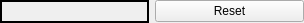
<?xml version="1.0" encoding="UTF-8"?>
<ui version="4.0">
 <class>ColorSelector</class>
 <widget class="QWidget" name="ColorSelector">
  <property name="geometry">
   <rect>
    <x>0</x>
    <y>0</y>
    <width>304</width>
    <height>23</height>
   </rect>
  </property>
  <property name="windowTitle">
   <string>Form</string>
  </property>
  <layout class="QHBoxLayout" name="horizontalLayout">
   <property name="leftMargin">
    <number>0</number>
   </property>
   <property name="topMargin">
    <number>0</number>
   </property>
   <property name="rightMargin">
    <number>0</number>
   </property>
   <property name="bottomMargin">
    <number>0</number>
   </property>
   <item>
    <widget class="QFrame" name="frSelectColor">
     <property name="frameShape">
      <enum>QFrame::Box</enum>
     </property>
     <property name="frameShadow">
      <enum>QFrame::Plain</enum>
     </property>
     <property name="lineWidth">
      <number>2</number>
     </property>
    </widget>
   </item>
   <item>
    <widget class="QPushButton" name="pbResetColor">
     <property name="text">
      <string>Reset</string>
     </property>
    </widget>
   </item>
  </layout>
 </widget>
 <resources/>
 <connections/>
</ui>
